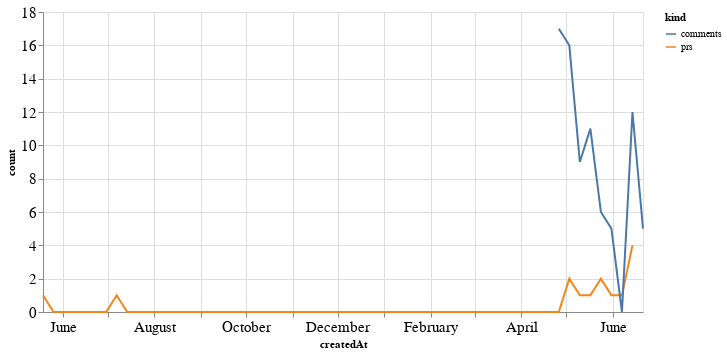

Write notebook code for a chart like this one.
### Code cell
alt.Chart(total_time, width=600).mark_line().encode(
    x='createdAt',
    y='count',
    color='kind'
)

### Figure 1 — Vega-Lite specification as saved in the notebook (floating-point values rounded to 4 significant figures)
{"config": {"axisLeft": {"labelFontSize": 15}, "axisBottom": {"labelFontSize": 15}}, "data": {"name": "data-40ef659c5dc403786aadd154e9c95440"}, "mark": "line", "encoding": {"color": {"type": "nominal", "field": "kind"}, "x": {"type": "temporal", "field": "createdAt"}, "y": {"type": "quantitative", "field": "count"}}, "width": 600, "$schema": "https://vega.github.io/schema/vega-lite/v4.8.1.json", "datasets": {"data-40ef659c5dc403786aadd154e9c95440": [{"createdAt": "2019-05-19T00:00:00", "kind": "prs", "count": 1.0}, {"createdAt": "2019-05-26T00:00:00", "kind": "prs", "count": 0.0}, {"createdAt": "2019-06-02T00:00:00", "kind": "prs", "count": 0.0}, {"createdAt": "2019-06-09T00:00:00", "kind": "prs", "count": 0.0}, {"createdAt": "2019-06-16T00:00:00", "kind": "prs", "count": 0.0}, {"createdAt": "2019-06-23T00:00:00", "kind": "prs", "count": 0.0}, {"createdAt": "2019-06-30T00:00:00", "kind": "prs", "count": 0.0}, {"createdAt": "2019-07-07T00:00:00", "kind": "prs", "count": 1.0}, {"createdAt": "2019-07-14T00:00:00", "kind": "prs", "count": 0.0}, {"createdAt": "2019-07-21T00:00:00", "kind": "prs", "count": 0.0}, {"createdAt": "2019-07-28T00:00:00", "kind": "prs", "count": 0.0}, {"createdAt": "2019-08-04T00:00:00", "kind": "prs", "count": 0.0}, {"createdAt": "2019-08-11T00:00:00", "kind": "prs", "count": 0.0}, {"createdAt": "2019-08-18T00:00:00", "kind": "prs", "count": 0.0}, {"createdAt": "2019-08-25T00:00:00", "kind": "prs", "count": 0.0}, {"createdAt": "2019-09-01T00:00:00", "kind": "prs", "count": 0.0}, {"createdAt": "2019-09-08T00:00:00", "kind": "prs", "count": 0.0}, {"createdAt": "2019-09-15T00:00:00", "kind": "prs", "count": 0.0}, {"createdAt": "2019-09-22T00:00:00", "kind": "prs", "count": 0.0}, {"createdAt": "2019-09-29T00:00:00", "kind": "prs", "count": 0.0}, {"createdAt": "2019-10-06T00:00:00", "kind": "prs", "count": 0.0}, {"createdAt": "2019-10-13T00:00:00", "kind": "prs", "count": 0.0}, {"createdAt": "2019-10-20T00:00:00", "kind": "prs", "count": 0.0}, {"createdAt": "2019-10-27T00:00:00", "kind": "prs", "count": 0.0}, {"createdAt": "2019-11-03T00:00:00", "kind": "prs", "count": 0.0}, {"createdAt": "2019-11-10T00:00:00", "kind": "prs", "count": 0.0}, {"createdAt": "2019-11-17T00:00:00", "kind": "prs", "count": 0.0}, {"createdAt": "2019-11-24T00:00:00", "kind": "prs", "count": 0.0}, {"createdAt": "2019-12-01T00:00:00", "kind": "prs", "count": 0.0}, {"createdAt": "2019-12-08T00:00:00", "kind": "prs", "count": 0.0}, {"createdAt": "2019-12-15T00:00:00", "kind": "prs", "count": 0.0}, {"createdAt": "2019-12-22T00:00:00", "kind": "prs", "count": 0.0}, {"createdAt": "2019-12-29T00:00:00", "kind": "prs", "count": 0.0}, {"createdAt": "2020-01-05T00:00:00", "kind": "prs", "count": 0.0}, {"createdAt": "2020-01-12T00:00:00", "kind": "prs", "count": 0.0}, {"createdAt": "2020-01-19T00:00:00", "kind": "prs", "count": 0.0}, {"createdAt": "2020-01-26T00:00:00", "kind": "prs", "count": 0.0}, {"createdAt": "2020-02-02T00:00:00", "kind": "prs", "count": 0.0}, {"createdAt": "2020-02-09T00:00:00", "kind": "prs", "count": 0.0}, {"createdAt": "2020-02-16T00:00:00", "kind": "prs", "count": 0.0}, {"createdAt": "2020-02-23T00:00:00", "kind": "prs", "count": 0.0}, {"createdAt": "2020-03-01T00:00:00", "kind": "prs", "count": 0.0}, {"createdAt": "2020-03-08T00:00:00", "kind": "prs", "count": 0.0}, {"createdAt": "2020-03-15T00:00:00", "kind": "prs", "count": 0.0}, {"createdAt": "2020-03-22T00:00:00", "kind": "prs", "count": 0.0}, {"createdAt": "2020-03-29T00:00:00", "kind": "prs", "count": 0.0}, {"createdAt": "2020-04-05T00:00:00", "kind": "prs", "count": 0.0}, {"createdAt": "2020-04-12T00:00:00", "kind": "prs", "count": 0.0}, {"createdAt": "2020-04-19T00:00:00", "kind": "prs", "count": 0.0}, {"createdAt": "2020-04-26T00:00:00", "kind": "prs", "count": 0.0}, {"createdAt": "2020-05-03T00:00:00", "kind": "prs", "count": 2.0}, {"createdAt": "2020-05-10T00:00:00", "kind": "prs", "count": 1.0}, {"createdAt": "2020-05-17T00:00:00", "kind": "prs", "count": 1.0}, {"createdAt": "2020-05-24T00:00:00", "kind": "prs", "count": 2.0}, {"createdAt": "2020-05-31T00:00:00", "kind": "prs", "count": 1.0}, {"createdAt": "2020-06-07T00:00:00", "kind": "prs", "count": 1.0}, {"createdAt": "2020-06-14T00:00:00", "kind": "prs", "count": 4.0}, {"createdAt": "2020-06-21T00:00:00", "kind": "prs", "count": null}, {"createdAt": "2019-05-19T00:00:00", "kind": "comments", "count": null}, {"createdAt": "2019-05-26T00:00:00", "kind": "comments", "count": null}, {"createdAt": "2019-06-02T00:00:00", "kind": "comments", "count": null}, {"createdAt": "2019-06-09T00:00:00", "kind": "comments", "count": null}, {"createdAt": "2019-06-16T00:00:00", "kind": "comments", "count": null}, {"createdAt": "2019-06-23T00:00:00", "kind": "comments", "count": null}, {"createdAt": "2019-06-30T00:00:00", "kind": "comments", "count": null}, {"createdAt": "2019-07-07T00:00:00", "kind": "comments", "count": null}, {"createdAt": "2019-07-14T00:00:00", "kind": "comments", "count": null}, {"createdAt": "2019-07-21T00:00:00", "kind": "comments", "count": null}, {"createdAt": "2019-07-28T00:00:00", "kind": "comments", "count": null}, {"createdAt": "2019-08-04T00:00:00", "kind": "comments", "count": null}, {"createdAt": "2019-08-11T00:00:00", "kind": "comments", "count": null}, {"createdAt": "2019-08-18T00:00:00", "kind": "comments", "count": null}, {"createdAt": "2019-08-25T00:00:00", "kind": "comments", "count": null}, {"createdAt": "2019-09-01T00:00:00", "kind": "comments", "count": null}, {"createdAt": "2019-09-08T00:00:00", "kind": "comments", "count": null}, {"createdAt": "2019-09-15T00:00:00", "kind": "comments", "count": null}, {"createdAt": "2019-09-22T00:00:00", "kind": "comments", "count": null}, {"createdAt": "2019-09-29T00:00:00", "kind": "comments", "count": null}, {"createdAt": "2019-10-06T00:00:00", "kind": "comments", "count": null}, {"createdAt": "2019-10-13T00:00:00", "kind": "comments", "count": null}, {"createdAt": "2019-10-20T00:00:00", "kind": "comments", "count": null}, {"createdAt": "2019-10-27T00:00:00", "kind": "comments", "count": null}, {"createdAt": "2019-11-03T00:00:00", "kind": "comments", "count": null}, {"createdAt": "2019-11-10T00:00:00", "kind": "comments", "count": null}, {"createdAt": "2019-11-17T00:00:00", "kind": "comments", "count": null}, {"createdAt": "2019-11-24T00:00:00", "kind": "comments", "count": null}, {"createdAt": "2019-12-01T00:00:00", "kind": "comments", "count": null}, {"createdAt": "2019-12-08T00:00:00", "kind": "comments", "count": null}, {"createdAt": "2019-12-15T00:00:00", "kind": "comments", "count": null}, {"createdAt": "2019-12-22T00:00:00", "kind": "comments", "count": null}, {"createdAt": "2019-12-29T00:00:00", "kind": "comments", "count": null}, {"createdAt": "2020-01-05T00:00:00", "kind": "comments", "count": null}, {"createdAt": "2020-01-12T00:00:00", "kind": "comments", "count": null}, {"createdAt": "2020-01-19T00:00:00", "kind": "comments", "count": null}, {"createdAt": "2020-01-26T00:00:00", "kind": "comments", "count": null}, {"createdAt": "2020-02-02T00:00:00", "kind": "comments", "count": null}, {"createdAt": "2020-02-09T00:00:00", "kind": "comments", "count": null}, {"createdAt": "2020-02-16T00:00:00", "kind": "comments", "count": null}, {"createdAt": "2020-02-23T00:00:00", "kind": "comments", "count": null}, {"createdAt": "2020-03-01T00:00:00", "kind": "comments", "count": null}, {"createdAt": "2020-03-08T00:00:00", "kind": "comments", "count": null}, {"createdAt": "2020-03-15T00:00:00", "kind": "comments", "count": null}, {"createdAt": "2020-03-22T00:00:00", "kind": "comments", "count": null}, {"createdAt": "2020-03-29T00:00:00", "kind": "comments", "count": null}, {"createdAt": "2020-04-05T00:00:00", "kind": "comments", "count": null}, {"createdAt": "2020-04-12T00:00:00", "kind": "comments", "count": null}, {"createdAt": "2020-04-19T00:00:00", "kind": "comments", "count": null}, {"createdAt": "2020-04-26T00:00:00", "kind": "comments", "count": 17.0}, {"createdAt": "2020-05-03T00:00:00", "kind": "comments", "count": 16.0}, {"createdAt": "2020-05-10T00:00:00", "kind": "comments", "count": 9.0}, {"createdAt": "2020-05-17T00:00:00", "kind": "comments", "count": 11.0}, {"createdAt": "2020-05-24T00:00:00", "kind": "comments", "count": 6.0}, {"createdAt": "2020-05-31T00:00:00", "kind": "comments", "count": 5.0}, {"createdAt": "2020-06-07T00:00:00", "kind": "comments", "count": 0.0}, {"createdAt": "2020-06-14T00:00:00", "kind": "comments", "count": 12.0}, {"createdAt": "2020-06-21T00:00:00", "kind": "comments", "count": 5.0}]}}
